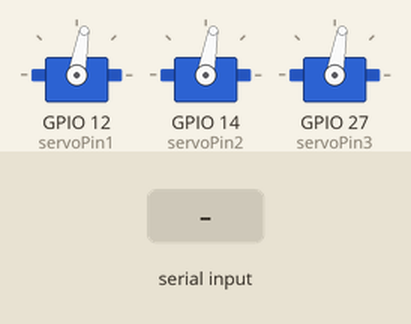
This sketch was run on a simulated ESP32. Parts: 3 × servo. The test bench sets the inputs (shaded band).

Above: at 1.2 s.
1.3 s: "1 90\n" received over Serial
At 2.7 s:
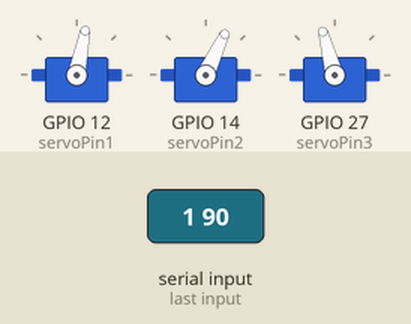
4.3 s: "90 45\n" received over Serial
At 5.2 s:
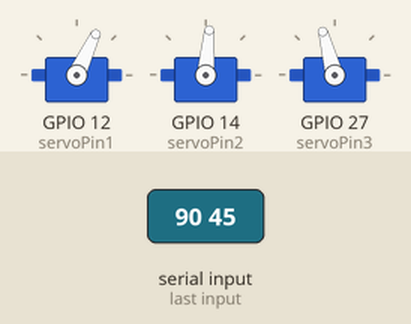
5.8 s: "30 150\n" received over Serial
At 6.1 s:
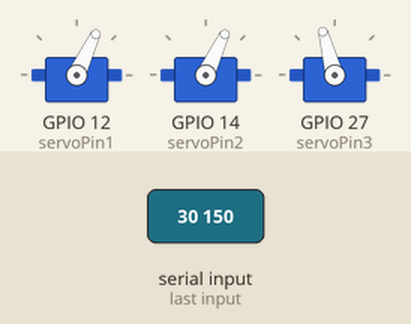
7.3 s: "1 90 45\n" received over Serial
At 8.5 s:
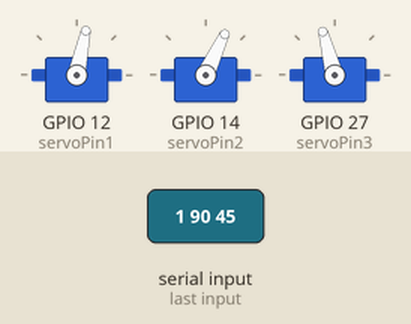
8.8 s: "90 45\n" received over Serial
At 9.7 s:
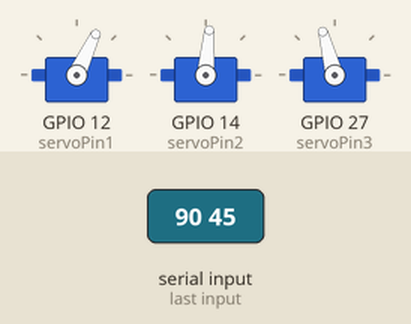
10.3 s: "1 90\n" received over Serial
At 10.7 s:
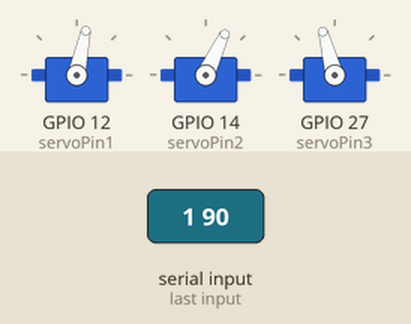
Timing chart, 0 to 12.8 s (numbered marks = the images above; inputs shaded):
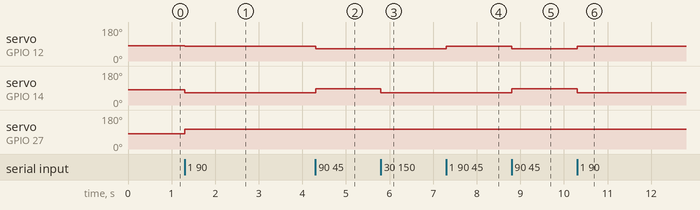

Measured:
- after the input at 1.3 s, servo on GPIO 12 (servoPin1): 80° → 79° at once, → 78° 3.0 s later; servo on GPIO 14 (servoPin2): 80° → 65° at once; servo on GPIO 27 (servoPin3): 80° → 105° at once
- after the input at 4.3 s, servo on GPIO 12 (servoPin1): 78° → 65° at once; servo on GPIO 14 (servoPin2): 65° → 85° at once
- after the input at 5.8 s, servo on GPIO 14 (servoPin2): 85° → 65° at once
- after the input at 7.3 s, servo on GPIO 12 (servoPin1): 65° → 78° at once
- after the input at 8.8 s, servo on GPIO 12 (servoPin1): 78° → 65° at once; servo on GPIO 14 (servoPin2): 65° → 85° at once
- after the input at 10.3 s, servo on GPIO 12 (servoPin1): 65° → 78° at once; servo on GPIO 14 (servoPin2): 85° → 65° at once

The sketch:

autoBallBalance.ino
```cpp
#include <ESP32Servo.h>
#include <math.h>

// Servo pins
const int servoPin1 = 12;
const int servoPin2 = 14;
const int servoPin3 = 27;

Servo servo1, servo2, servo3;

// PID constants (tune this right here baby)
float Kp = 0.85;
float Ki = 0.05;
float Kd = 8.0;

// PID variables
float error_x = 0, error_y = 0;
float prev_error_x = 0, prev_error_y = 0;
float integral_x = 0, integral_y = 0;

unsigned long lastTime = 0;

// Servo settings
int neutral = 80;
int minAngle = 65;
int maxAngle = 105;

void setup() {
  Serial.begin(115200);

  servo1.attach(servoPin1);
  servo2.attach(servoPin2);
  servo3.attach(servoPin3);

  servo1.write(neutral);
  servo2.write(neutral);
  servo3.write(neutral);

  lastTime = millis();
}

void loop() {

  // --- DROP OLD DATA ---
  while (Serial.available() > 64) {
    Serial.read();
  }

  // --- READ THE INCOMING DATA ---
  String input = "";

  while (Serial.available()) {
    input = Serial.readStringUntil('\n');
  }

  // --- PARSE ---
  if (input.length() > 0) {
    int spaceIndex = input.indexOf(' ');

    if (spaceIndex > 0) {
      error_x = input.substring(0, spaceIndex).toFloat();
      error_y = input.substring(spaceIndex + 1).toFloat();
    }
    /*
    Serial.print("Parsed: ");
    Serial.print(error_x);
    Serial.print(" ");
    Serial.println(error_y);
    */
  }

  // --- TIME ---
  unsigned long now = millis();
  float dt = (now - lastTime) / 1000.0;
  lastTime = now;

  if (dt <= 0) return;

  // --- DEADZONE ---
  if (abs(error_x) < 0.03) error_x = 0;
  if (abs(error_y) < 0.03) error_y = 0;

  // --- PID X ---
  integral_x += error_x * dt;
  integral_x = constrain(integral_x, -5, 5);

  float derivative_x = (error_x - prev_error_x) / dt;
  float pitch = Kp * error_x + Ki * integral_x + Kd * derivative_x;

  prev_error_x = error_x;

  // --- PID Y ---
  integral_y += error_y * dt;
  integral_y = constrain(integral_y, -5, 5);

  float derivative_y = (error_y - prev_error_y) / dt;
  float roll = Kp * error_y + Ki * integral_y + Kd * derivative_y;

  prev_error_y = error_y;

  // --- INVERSE KINEMATICS ---
  float pos1 = -pitch;
  float pos2 = (pitch - (roll * sqrt(3))) / 2;
  float pos3 = (pitch + (roll * sqrt(3))) / 2;

  // --- SERVO OUTPUT ---
  int angle1 = constrain(neutral + pos1, minAngle, maxAngle);
  int angle2 = constrain(neutral + pos2, minAngle, maxAngle);
  int angle3 = constrain(neutral + pos3, minAngle, maxAngle);

  servo1.write(angle1);
  servo2.write(angle2);
  servo3.write(angle3);

  delay(2);
}
```
